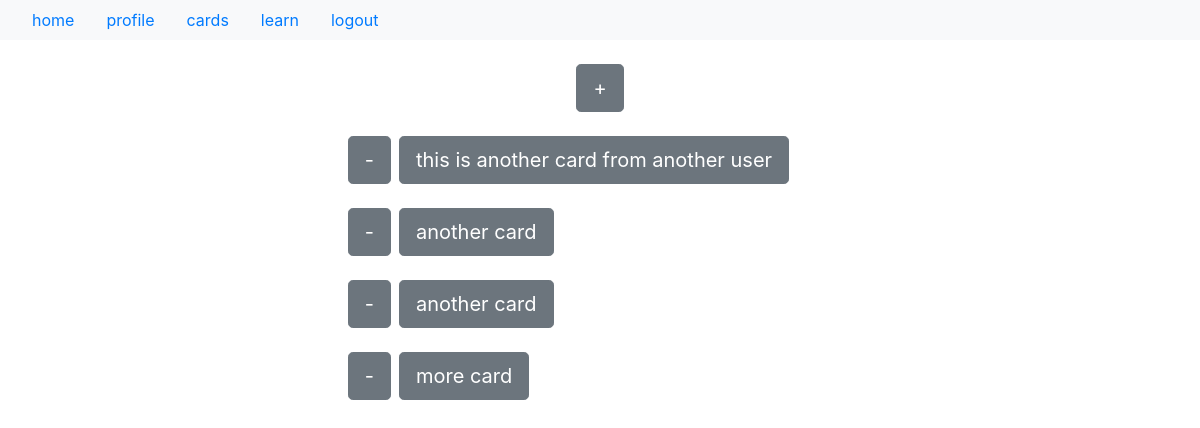
Before: /cards/elias1 (signed in) with the older database file.
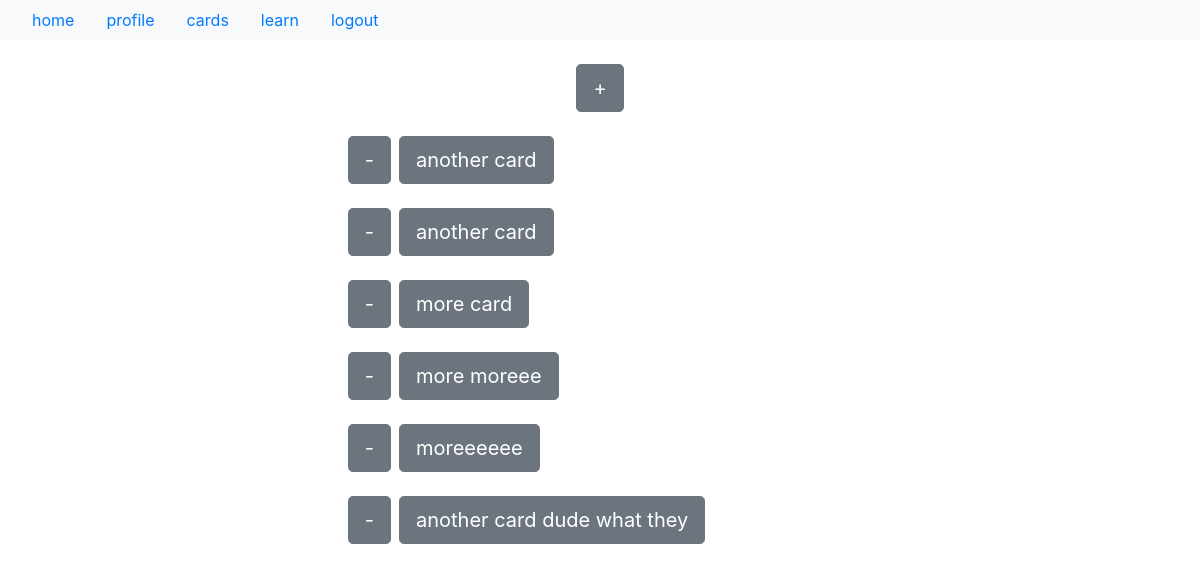
After: the same page with the newer database file.
### app/models.py (models this page shows, shortened)
class Card(db.Model):
    id = db.Column(db.Integer, primary_key=True)
    type = db.Column(db.Integer) # 1 for text 2 for code
    front = db.Column(db.String(300))
    back = db.Column(db.String(1000))
    known = db.Column(db.Boolean, default=False)
    timestamp = db.Column(db.DateTime, index=True, default=datetime.utcnow)
    user_id = db.Column(db.Integer, db.ForeignKey('user.id'))

### app/routes.py (the view)
@app.route('/cards/<username>') # '<>' denotes dynamic componenet
@login_required
def cards(username):
    user = User.query.filter_by(username=username).first_or_404()
    cards = Card.query.filter_by(author=current_user)
    return render_template('cards.html', user=user, cards=cards)

### app/models.py (called while the page is built)
@login.user_loader
def load_user(id):
    return User.query.get(int(id))

### app/routes.py (called while the page is built)
@app.before_request
def before_request():
    if current_user.is_authenticated:
        current_user.last_seen = datetime.utcnow()
        db.session.commit()

### app/templates/cards.html
{% extends "base.html" %}
{% block content %}
<div class="d-flex justify-content-center">
<a class="btn btn-lg btn-secondary" href="{{ url_for('add_card') }}">+</a>
</div>
<br>
    {% for card in cards %}
        <div class="row">
            <div class="col-md-4 px-1">
                <div class="d-flex justify-content-end">
                    <a class="btn btn-lg btn-secondary" href="{{ url_for('delete', card_id=card.id) }}">-</a>
                </div>
            </div>
            <div class="col-md-4 px-1">
                <div class="d-flex justify-content-start">
                    <a class="btn btn-lg btn-secondary" href="{{ url_for('edit', card_id=card.id) }}">{{ card.front }}</a>
                </div>
            </div>
            <div class="col-md-4 px-1">
            </div>
        </div>
        <br>
    {% endfor %}
{% endblock %}

Changed rows visible on the page:
removed Card: front "this is another card from another user"
added Card: front "more moreee"
added Card: front "moreeeeee"
added Card: front "another card dude what they"
